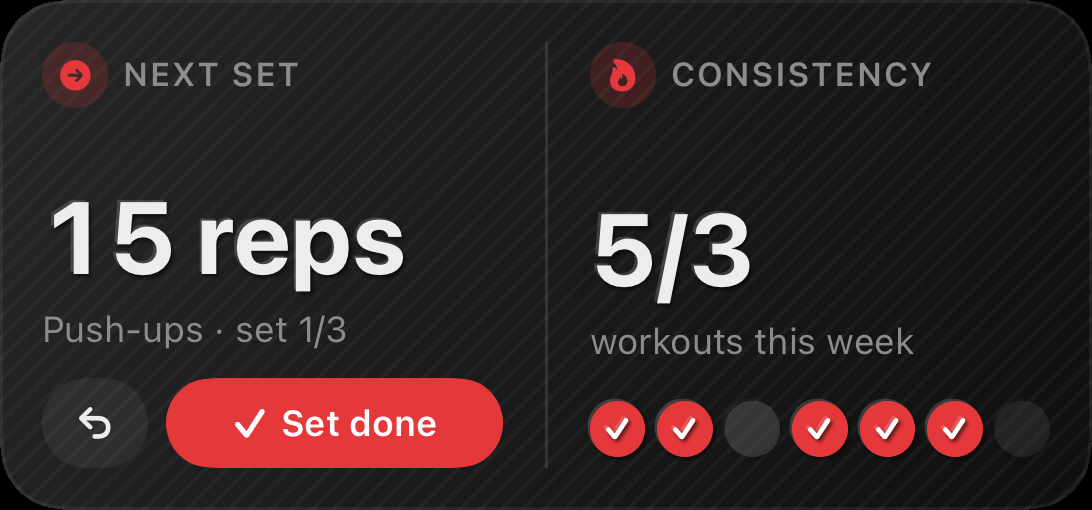
#> input picture adkit-en/export/irl-nextSet-combo-carbon.png, 1092 x 510 px
$ python -i screen_replace_stock.py   (imports and definitions only)   (older library calls are emulated)
#> lines starting #> are read from the running program, lines starting #| are printed output that depends on the picture; after the words box and inside, x2 and y2 are one past the last pixel; in counts of white or black regions, pixels touching at a corner belong together
### scripts/ad2/screen_replace.py
#!/usr/bin/env python3
"""Replace the lit screen of a hand-held phone shot by a flat picture (ffmpeg + OpenCV + PIL, no Remotion).

Two commands:

  homes  --assets <film/public> --out <dir>
      composes the flat 1206 x 2622 Home Screens (Fitness, Planning) from the real exports: wallpaper, widget
      exports as they are (only scaled to the measured iOS grid of film/src/lib/iosHome.ts), the real Apple icons,
      a status bar for a NOTCH iPhone (9:41 in the left ear, network / Wi-Fi / battery in the right ear).

  shot   --src <video> --start <s> --dur <s> --home <flat.png> --out <name.mp4>
      1. tracks the four corners of the lit screen on every frame (robust sub-pixel line fit of the four sides,
         zero-phase smoothing of the shape of the quad) and writes them beside the output (<name>-corners.json);
      2. measures the fixed shape of the lit area in screen space (rounded corners, notch) over the whole range;
      3. draws the flat picture, perspective-correct, at the OUTPUT resolution (after the crop and the scale),
         only inside that shape and behind whatever is lit by the room and not by the screen (the hand, a thumb);
      4. turns everything else into a denoised black and white taken from the room's coloured light only, so that
         no light of the original screen is left (no halo, no content), then bloom, a very light blur and grain;
      5. writes <name>.mp4 (H.264 crf 14, yuv420p, no audio), <name>-sheet.jpg and three stills <name>-a/b/c.png.

The footage this was made for: a dark room lit by a purple LED, a phone whose own screen is neutral (grey / white).
The separation « in front of the screen or not » relies on that (see room_light).
"""
from __future__ import annotations

import argparse
import json
import math
import subprocess
import sys
from pathlib import Path

import cv2
import numpy as np
from PIL import Image, ImageDraw, ImageFilter, ImageFont

FW, FH = 1206, 2622  # the flat screen (capture px, iPhone 16 Pro @3x: the kit's size)

# ------------------------------------------------------------------------------------------------------------------
# 1. The flat Home Screens (grid measured on the simulator: film/src/lib/iosHome.ts)
# ------------------------------------------------------------------------------------------------------------------
IOS = dict(left=81, right=638, top=272, pair=602, small=489, medium=(1046, 489), large=(1046, 1098), icon=188,
           icon_left=92.5, icon_step=277.7, row_step=301, dock_top=2263, dock_icon_top=2322)
DOCK = ["Messages", "Safari", "Photos", "Settings"]


def icon_xy(c: int, r: int) -> tuple[float, float]:
    return IOS["icon_left"] + IOS["icon_step"] * c, IOS["top"] + r * IOS["row_step"]


def ios_rect(size: str, c: int, r: int) -> tuple[int, int, int, int]:
    x = IOS["left"] if c == 0 else IOS["right"]
    y = IOS["top"] + (r // 2) * IOS["pair"]
    if size == "s":
        return x, y, IOS["small"], IOS["small"]
    w, h = IOS["medium"] if size == "m" else IOS["large"]
    return IOS["left"], y, w, h


HOMES = {
    "fitness": dict(
        wall="irl/fitness/wall-irl-apps.png", dark=True, search=True,
        widgets=[("campaign/kit/irl-nextSet-combo-carbon.png", ios_rect("m", 0, 0)),
                 ("campaign/kit/irl-personalRecords-s-carbon.png", ios_rect("s", 0, 2)),
                 ("campaign/kit/irl-weeklyVolume-m-carbon.png", ios_rect("m", 0, 4))],
        apps=[("Health", 2, 2), ("Maps", 3, 2), ("Calendar", 2, 3), ("Reminders", 3, 3)]),
    "planning": dict(
        wall="kit2026/en/wall-pastel.png", dark=False, search=False,  # page 1 of 2: page dots, as in the film
        widgets=[("campaign/kit/camp-timetable-l-light.png", ios_rect("l", 0, 0)),
                 ("campaign/kit/camp-priorities-s-light.png", ios_rect("s", 0, 4))],
        apps=[("Calendar", 2, 4), ("Reminders", 3, 4), ("News", 2, 5), ("Maps", 3, 5)]),
}


class Canvas:
    """A 1206 x 2622 RGBA canvas with anti-aliased shapes (drawn 4x, then reduced) and Inter labels."""

    SS = 4

    def __init__(self, wall: Image.Image, font_file: Path):
        self.im = wall.convert("RGBA").resize((FW, FH), Image.LANCZOS)
        self.font_file = font_file

    # [152 lines left out: functions font, shape, rrect, text, picture, status_bar_notch and 3 more, not called in this run]


def order_quad(q: np.ndarray) -> np.ndarray:
    """TL, TR, BR, BL for a phone held roughly upright."""
    c = q.mean(0)
    ang = np.arctan2(q[:, 1] - c[1], q[:, 0] - c[0])
    q = q[np.argsort(ang)]  # clockwise on screen (y down), starting somewhere on the top
    return np.roll(q, -int(np.argmin(q[:, 0] + q[:, 1])), axis=0)


# [11 lines left out: function coarse_quad, not called in this run]


# parts of each side (fraction of its length) where the edge of the lit area is the straight side of the screen:
# never the rounded corners, and on the top side only the two « ears » beside the notch
SIDE_SPANS = [[(0.125, 0.195), (0.805, 0.875)], [(0.07, 0.93)], [(0.14, 0.86)], [(0.07, 0.93)]]  # top, right, bottom, left


# [207 lines left out: functions fit_side, intersect, refine_quad, lowpass, smooth_shape, track and 3 more, not called in this run]


# ------------------------------------------------------------------------------------------------------------------
# 4. The shot
# ------------------------------------------------------------------------------------------------------------------
OW, OH = 1080, 1920


# [60 lines left out: functions room_light, front_matte, stabilize, not called in this run]


def grade_room(v: np.ndarray) -> np.ndarray:
    """Room light -> contrasty black and white (0..255): black stays black, the hand reads as a hand."""
    return 120.0 * np.tanh(np.clip(v - 3.0, 0, None) / 26.0)


# [131 lines left out: functions cmd_shot, main, not called in this run]


# [2 lines that do not run on import are left out]

### scripts/ad2/screen_replace_stock.py
#!/usr/bin/env python3
"""Replace the plain WHITE screen of a stock « phone in hand » shot (e.g. a free Pexels clip) by a flat Home Screen.

Reuses the tracking and the shape measurement of screen_replace.py (four sides of the lit screen, rounded corners
and notch measured on the footage); only the composition differs: the room is kept as filmed (no black and white
regrade), the new screen takes the measured exposure of the old one, sits behind any finger that crosses it, gets a
faint glass sheen fixed in the room (it slides over the screen when the phone moves) and the footage's grain.

  screen_replace_stock.py --src clip.mp4 --start 4 --dur 3 --home home-fitness-1206x2622.png --out phone-fitness.mp4

Writes <out>.mp4 (1080 x 1920, H.264 crf 14, yuv420p, no audio), <out>-sheet.jpg (one frame every 0.25 s) and
three full-size stills <out>-a/b/c.png. The source must be 1080 wide; a taller one is cropped (--crop-y).
ponytail: the screen must be plain white (or very light) and the bezel dark; a green screen needs another key.
"""
from __future__ import annotations

import argparse
import subprocess
from pathlib import Path

import cv2
import numpy as np

import screen_replace as sr
from screen_replace import FH, FW, flat_to_src, read_frames, screen_shape, track

OW, OH = 1080, 1920


def coarse_white(gray: np.ndarray) -> np.ndarray:
    """The white screen is the brightest large blob; the hand, lit too, stays under 85 % of it."""
    b = cv2.GaussianBlur(gray, (0, 0), 3)
    n, lab, st, _ = cv2.connectedComponentsWithStats((b > 0.85 * np.percentile(b, 99.5)).astype(np.uint8))
    if n < 2:
        raise RuntimeError("no white screen found")
    pts = cv2.findNonZero((lab == 1 + int(np.argmax(st[1:, cv2.CC_STAT_AREA]))).astype(np.uint8))
    return sr.order_quad(cv2.boxPoints(cv2.minAreaRect(pts)).astype(np.float64))


sr.coarse_quad = coarse_white  # track() looks it up at call time


# [108 lines left out: functions white_level, front_matte, main, not called in this run]


# [2 lines not run here, left out]

>>> import cv2
>>> picture = cv2.imread('../../adkit-en/export/irl-nextSet-combo-carbon.png', cv2.IMREAD_GRAYSCALE)
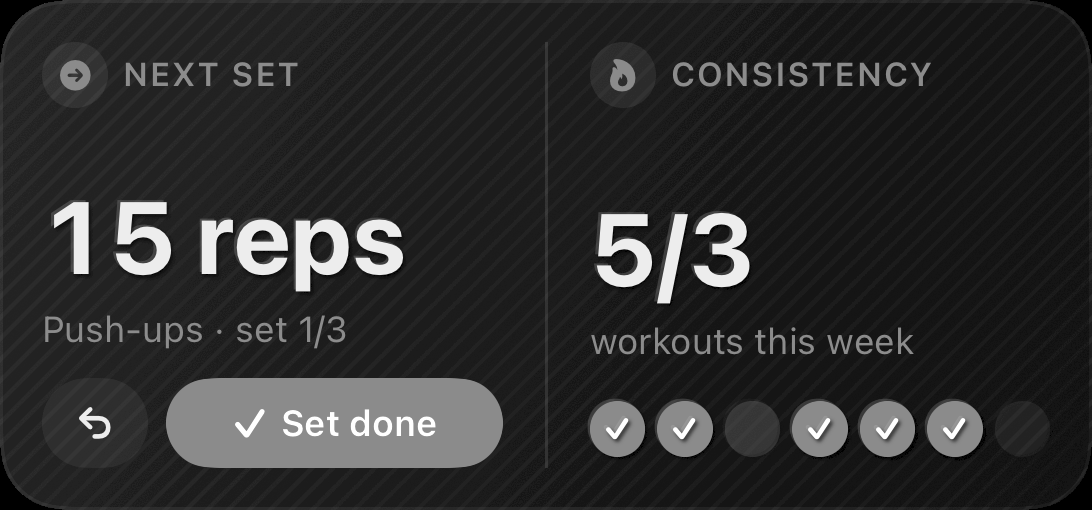
#> picture: shape (510, 1092); min 0, max 255, mean 45.5
>>> result = coarse_white(picture)
#> in coarse_white, `b = cv2.GaussianBlur(gray, (0, 0), 3)`:
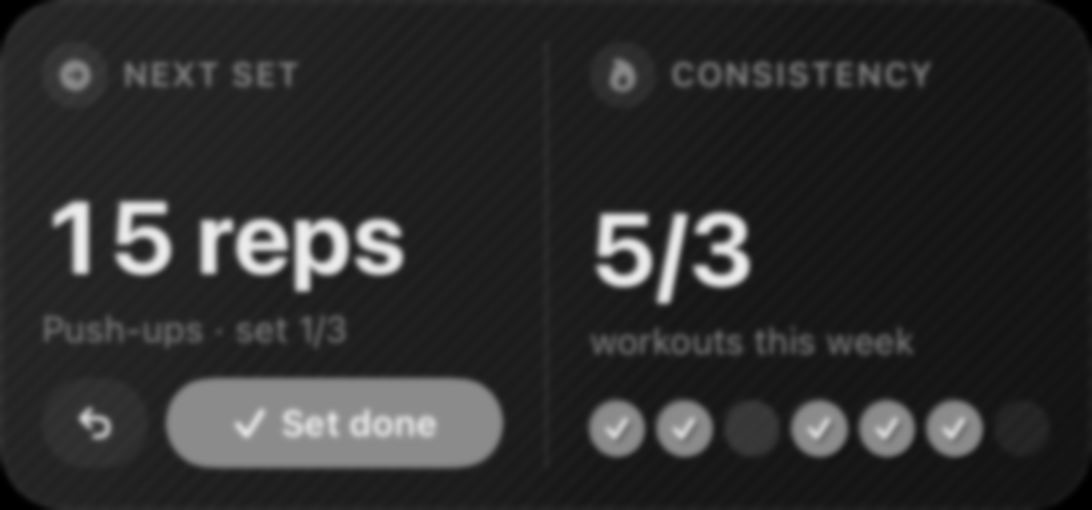
#> b: shape (510, 1092); min 0, max 237, mean 45.5
#> in coarse_white, `n, lab, st, _ = cv2.connectedComponentsWithStats((b > 0.85 * np.percen..`:
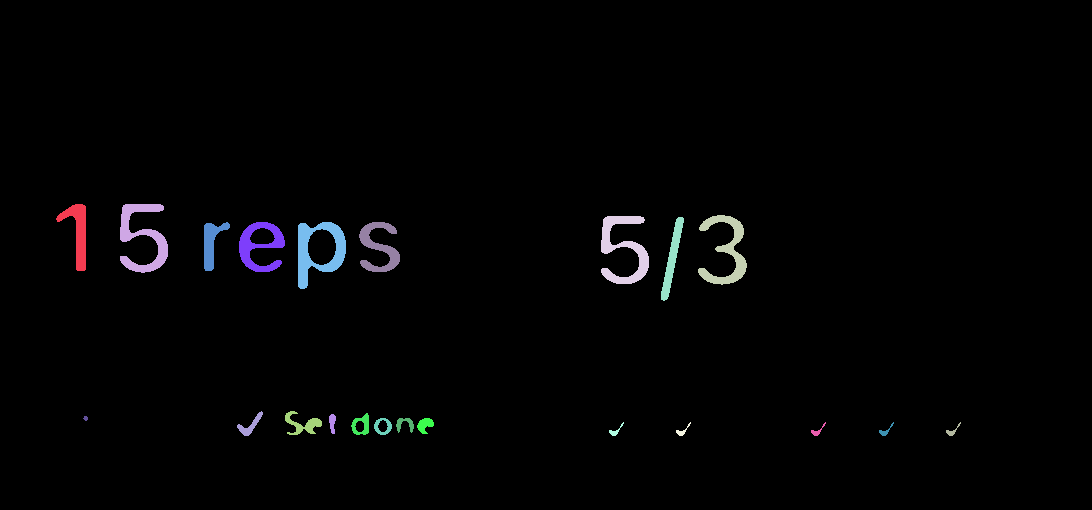
#> lab: shape (510, 1092) int32; 23 distinct labels, from 0 to 22; one colour per label, 0 black
#> in coarse_white, `n, lab, st, _ = cv2.connectedComponentsWithStats((b > 0.85 * np.percen..`: n = 23; st = 23 rows, first 6: [0, 0, 1092, 510, 545681], [56, 204, 30, 67, 841], [120, 204, 48, 69, 1403], [698, 215, 49, 70, 1235], [601, 216, 48, 68, 1375], [661, 217, 23, 84, 674]
#> in coarse_white, `pts = cv2.findNonZero((lab == 1 + int(np.argmax(st[1:, cv2.CC_STAT_ARE..`: pts = contour of 1479 points, box (x1, y1, x2, y2) (298, 222, 346, 289), area 174
#> in order_quad, `c = q.mean(0)`: c = [321.5, 255]
#> in order_quad, `ang = np.arctan2(q[:, 1] - c[1], q[:, 0] - c[0])`: ang = [0.952, 2.19, -2.19, -0.952]
#> in order_quad, `q = q[np.argsort(ang)]`: q = [[298, 222], [345, 222], [345, 288], [298, 288]]
#> result = [[298, 222], [345, 222], [345, 288], [298, 288]]

$ run again, on adkit-en/export/calories-s-synthwave.png
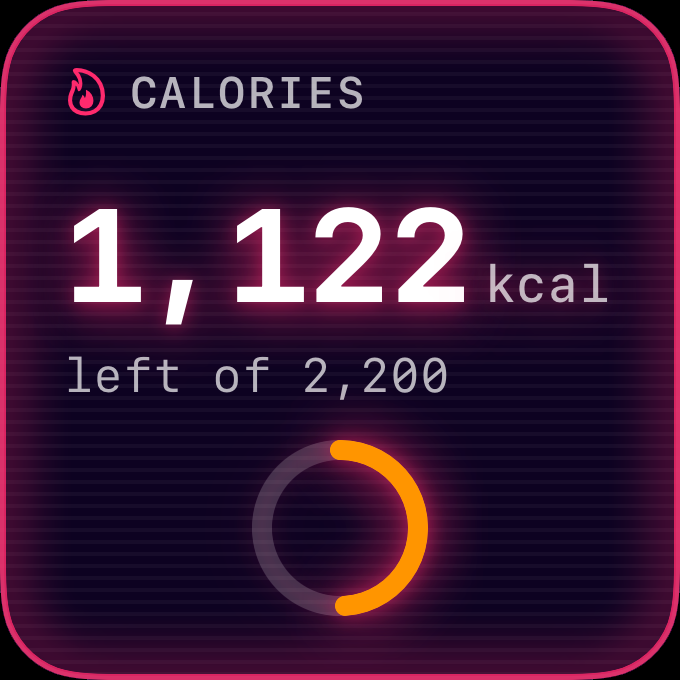
#> input picture adkit-en/export/calories-s-synthwave.png, 680 x 680 px
#> in coarse_white, `b = cv2.GaussianBlur(gray, (0, 0), 3)`:
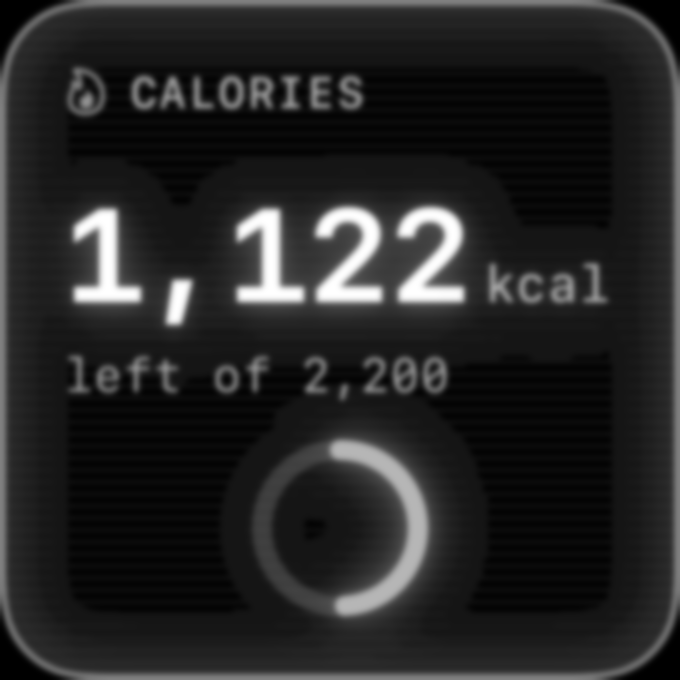
#> b: shape (680, 680); min 0, max 255, mean 38.2
#> in coarse_white, `n, lab, st, _ = cv2.connectedComponentsWithStats((b > 0.85 * np.percen..`:
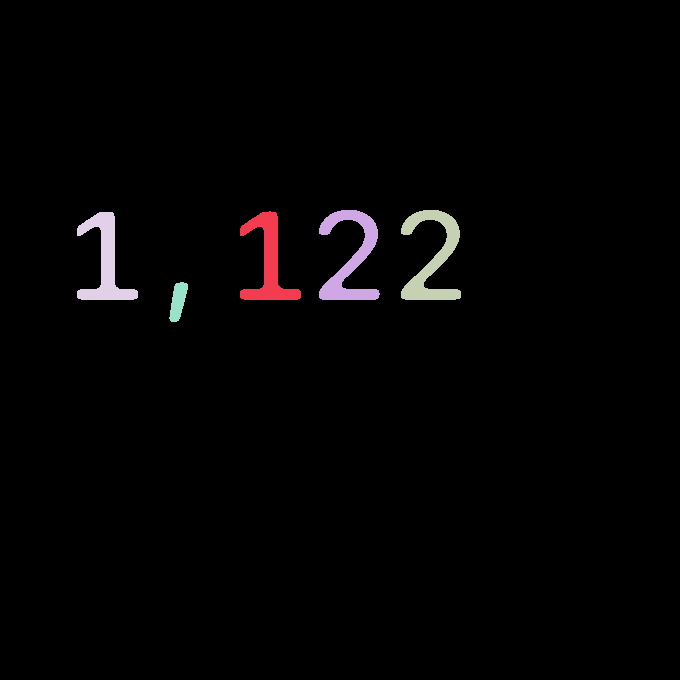
#> lab: shape (680, 680) int32; 6 distinct labels, from 0 to 5; one colour per label, 0 black
#> n = 6; st = [[0, 0, 680, 680, 453340], [240, 211, 61, 89, 2038], [319, 210, 61, 90, 2261], [401, 210, 60, 90, 2249], [77, 212, 61, 88, 2031], [169, 282, 19, 40, 481]]
#> pts = contour of 2261 points, box (x1, y1, x2, y2) (319, 210, 380, 300), area 620
#> c = [349, 254.5]
#> ang = [0.978, 2.16, -2.16, -0.978]
#> q = [[319, 210], [379, 210], [379, 299], [319, 299]]
